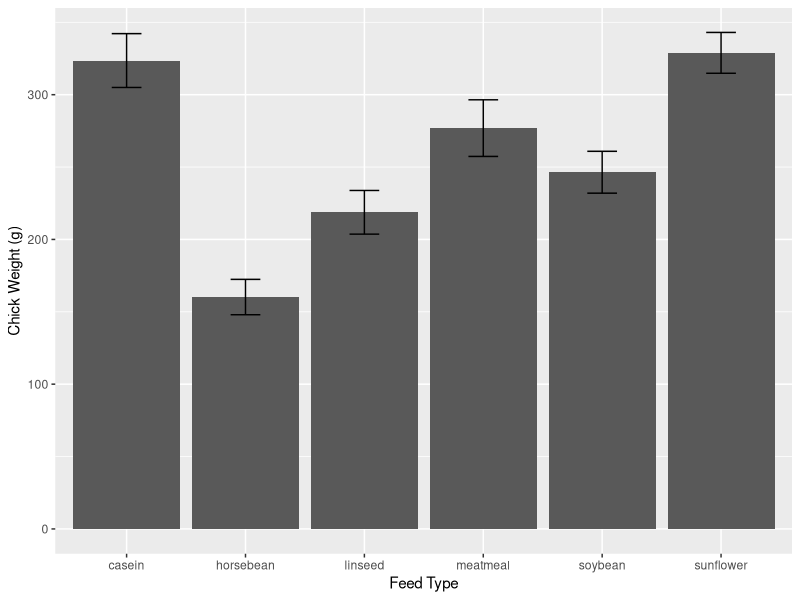
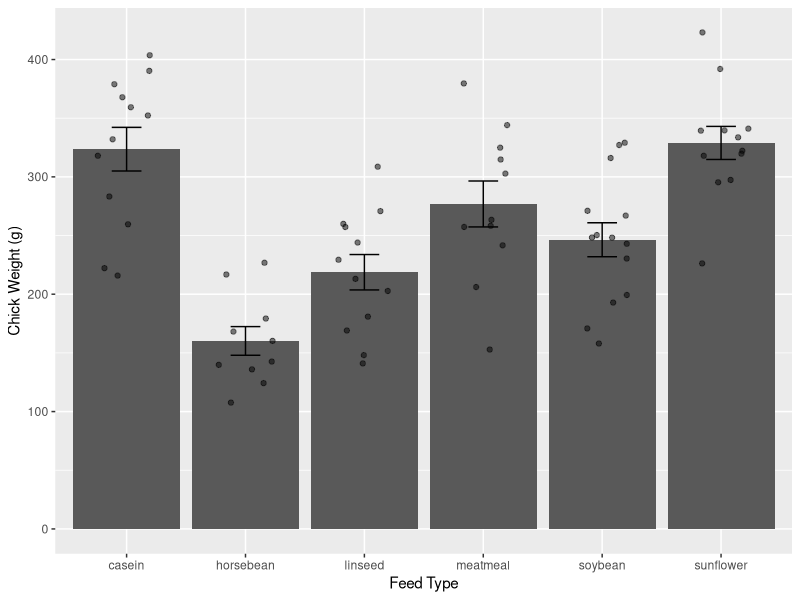
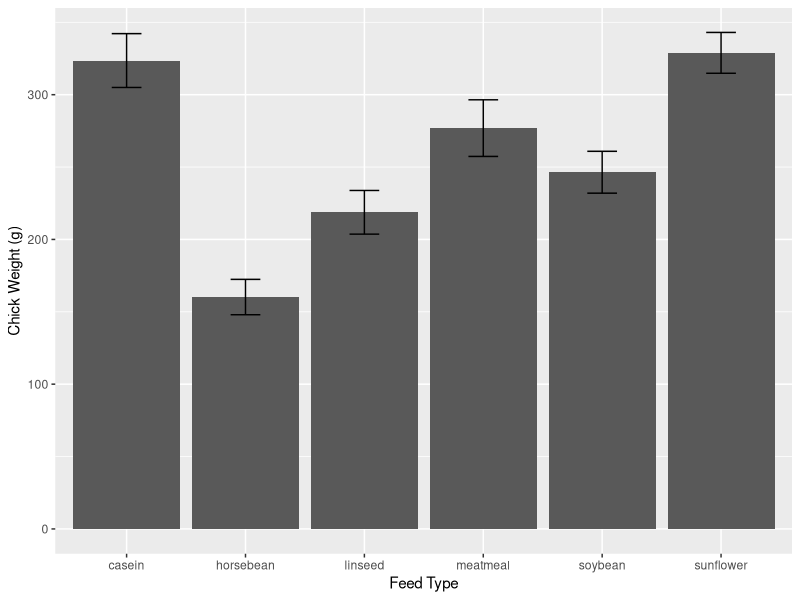
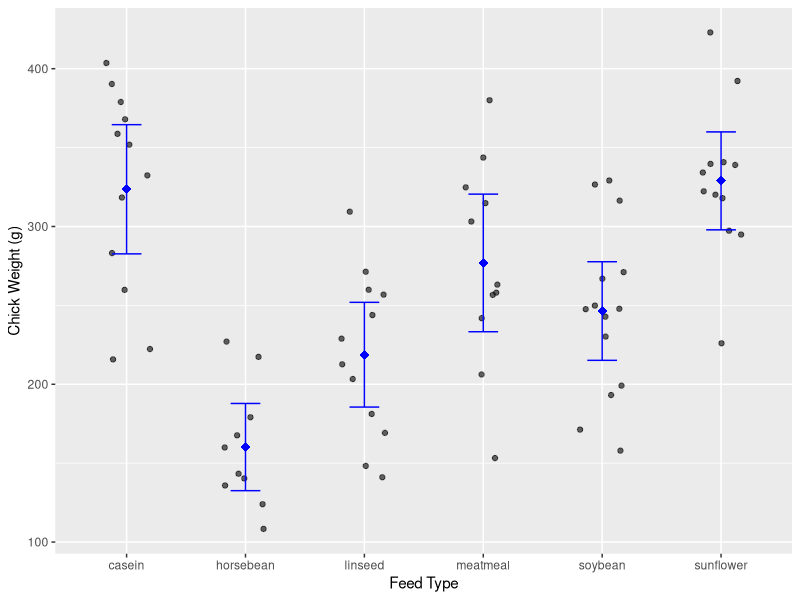
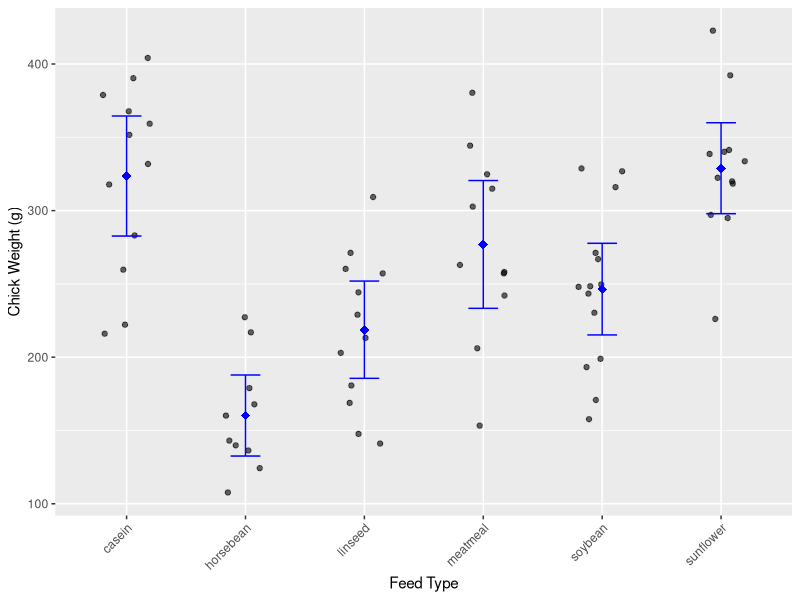

Write the R code that produced these figures, in order.
## ---- chunk 1
library(dplyr)
library(ggplot2)
## ---- chunk 2
chickwts
## ---- chunk 3
chick.summary <- chickwts %>% 
  group_by(feed) %>% 
  summarize(mean.wt = mean(weight),
            sd.wt = sd(weight),
            count = n(),                          # n() only works inside summarize() and never takes any arguments
            se.wt = sd(weight) / sqrt(count),     #I can use "count" because I created it in the previous line
            ci.wt = qt(0.025, count - 1, lower.tail = FALSE) * se.wt)
chick.summary
## ---- chunk 4
p <- 
  #set up the aesthetics for the plot using the summary data
  ggplot(chick.summary, aes(x = feed, y = mean.wt)) + 
  geom_col() +                                           
  geom_errorbar(aes(ymin = mean.wt - se.wt,
                    ymax = mean.wt + se.wt,
                    #`width` changes the width of the error bars
                    width = 0.25)) +                     
  labs(x = "Feed Type", y = "Chick Weight (g)")

p
## ---- chunk 5
#the `data` argument tells a geom_ to use a different dataset than the one in ggplot()
p + geom_jitter(data = chickwts,
                #you also have to re-define the aesthetics for the new data
                aes(x = feed, y = weight), alpha = 0.5, width = 0.25)
## ---- chunk 6
ggplot(chickwts, aes(x = feed, y = weight)) +
  stat_summary(geom = "col", fun.y = mean) +
  stat_summary(geom = "errorbar", fun.data = mean_se, width = 0.25) +
  labs(x = "Feed Type", y = "Chick Weight (g)")
## ---- chunk 7
jp <- ggplot(chickwts, aes(x = feed, y = weight)) +
  geom_jitter(width = 0.2, alpha = 0.6) +       #alpha changes transparency
  geom_point(data = chick.summary, aes(x = feed, y = mean.wt),
             color = "blue",
             shape = 18,         #google "r plot shapes" to see all the possibiilties
             size = 3) +
  geom_errorbar(data = chick.summary,
                aes(x = feed,
                    ymin = mean.wt - ci.wt,
                    ymax = mean.wt + ci.wt),
                #without the next line, it tries to use the aesthetics from the original data
                inherit.aes = FALSE,  
                color = "blue", width = 0.25) +
  labs(x = "Feed Type", y = "Chick Weight (g)")
jp
## ---- chunk 8
jp + theme(axis.text.x = element_text(angle = 45, hjust = 1))
